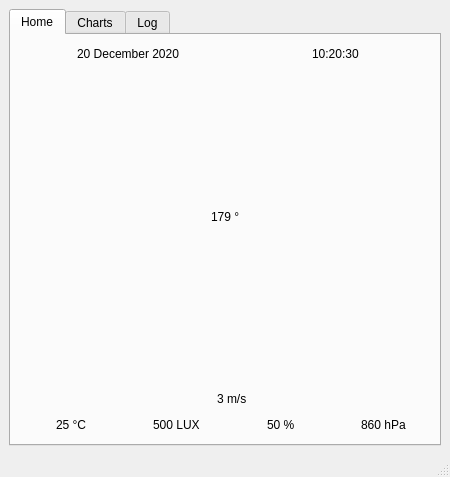
<?xml version="1.0" encoding="UTF-8"?>
<ui version="4.0">
 <class>MainWindow</class>
 <widget class="QMainWindow" name="MainWindow">
  <property name="geometry">
   <rect>
    <x>0</x>
    <y>0</y>
    <width>450</width>
    <height>477</height>
   </rect>
  </property>
  <property name="sizePolicy">
   <sizepolicy hsizetype="Preferred" vsizetype="Preferred">
    <horstretch>0</horstretch>
    <verstretch>0</verstretch>
   </sizepolicy>
  </property>
  <property name="minimumSize">
   <size>
    <width>450</width>
    <height>477</height>
   </size>
  </property>
  <property name="windowTitle">
   <string>Weather Station</string>
  </property>
  <property name="toolTip">
   <string/>
  </property>
  <property name="statusTip">
   <string/>
  </property>
  <property name="accessibleName">
   <string>Weather Station</string>
  </property>
  <widget class="QWidget" name="centralwidget">
   <property name="mouseTracking">
    <bool>false</bool>
   </property>
   <property name="toolTip">
    <string/>
   </property>
   <property name="autoFillBackground">
    <bool>true</bool>
   </property>
   <layout class="QGridLayout" name="gridLayout">
    <item row="0" column="0">
     <widget class="QTabWidget" name="tabWidget">
      <property name="sizePolicy">
       <sizepolicy hsizetype="Preferred" vsizetype="Preferred">
        <horstretch>0</horstretch>
        <verstretch>0</verstretch>
       </sizepolicy>
      </property>
      <property name="tabPosition">
       <enum>QTabWidget::North</enum>
      </property>
      <property name="tabShape">
       <enum>QTabWidget::Rounded</enum>
      </property>
      <property name="currentIndex">
       <number>0</number>
      </property>
      <property name="elideMode">
       <enum>Qt::ElideNone</enum>
      </property>
      <widget class="QWidget" name="mainTab">
       <property name="sizePolicy">
        <sizepolicy hsizetype="Preferred" vsizetype="Preferred">
         <horstretch>0</horstretch>
         <verstretch>0</verstretch>
        </sizepolicy>
       </property>
       <attribute name="title">
        <string>Home</string>
       </attribute>
       <layout class="QVBoxLayout" name="verticalLayout_3">
        <item>
         <layout class="QHBoxLayout" name="horizontalLayout_11">
          <item>
           <layout class="QHBoxLayout" name="horizontalLayout_12">
            <item>
             <spacer name="horizontalSpacer_15">
              <property name="orientation">
               <enum>Qt::Horizontal</enum>
              </property>
              <property name="sizeHint" stdset="0">
               <size>
                <width>40</width>
                <height>20</height>
               </size>
              </property>
             </spacer>
            </item>
            <item>
             <widget class="QLabel" name="dateIcon">
              <property name="maximumSize">
               <size>
                <width>32</width>
                <height>32</height>
               </size>
              </property>
              <property name="text">
               <string/>
              </property>
              <property name="pixmap">
               <pixmap>Assets/Calendar.png</pixmap>
              </property>
              <property name="scaledContents">
               <bool>true</bool>
              </property>
             </widget>
            </item>
            <item>
             <widget class="QLabel" name="dateText">
              <property name="text">
               <string>20 December 2020</string>
              </property>
             </widget>
            </item>
            <item>
             <spacer name="horizontalSpacer_16">
              <property name="orientation">
               <enum>Qt::Horizontal</enum>
              </property>
              <property name="sizeHint" stdset="0">
               <size>
                <width>40</width>
                <height>20</height>
               </size>
              </property>
             </spacer>
            </item>
           </layout>
          </item>
          <item>
           <layout class="QHBoxLayout" name="horizontalLayout_13">
            <item>
             <spacer name="horizontalSpacer_17">
              <property name="orientation">
               <enum>Qt::Horizontal</enum>
              </property>
              <property name="sizeHint" stdset="0">
               <size>
                <width>40</width>
                <height>20</height>
               </size>
              </property>
             </spacer>
            </item>
            <item>
             <widget class="QLabel" name="timeIcon">
              <property name="maximumSize">
               <size>
                <width>32</width>
                <height>32</height>
               </size>
              </property>
              <property name="text">
               <string/>
              </property>
              <property name="pixmap">
               <pixmap>Assets/Clock.png</pixmap>
              </property>
              <property name="scaledContents">
               <bool>true</bool>
              </property>
             </widget>
            </item>
            <item>
             <widget class="QLabel" name="timeText">
              <property name="text">
               <string>10:20:30</string>
              </property>
             </widget>
            </item>
            <item>
             <spacer name="horizontalSpacer_18">
              <property name="orientation">
               <enum>Qt::Horizontal</enum>
              </property>
              <property name="sizeHint" stdset="0">
               <size>
                <width>40</width>
                <height>20</height>
               </size>
              </property>
             </spacer>
            </item>
           </layout>
          </item>
         </layout>
        </item>
        <item>
         <layout class="QVBoxLayout" name="windDetails">
          <item>
           <layout class="QVBoxLayout" name="compassContainer">
            <item>
             <spacer name="verticalSpacer">
              <property name="orientation">
               <enum>Qt::Vertical</enum>
              </property>
              <property name="sizeHint" stdset="0">
               <size>
                <width>20</width>
                <height>40</height>
               </size>
              </property>
             </spacer>
            </item>
            <item>
             <layout class="QHBoxLayout" name="horizontalLayout_10">
              <item>
               <spacer name="horizontalSpacer_14">
                <property name="orientation">
                 <enum>Qt::Horizontal</enum>
                </property>
                <property name="sizeHint" stdset="0">
                 <size>
                  <width>40</width>
                  <height>20</height>
                 </size>
                </property>
               </spacer>
              </item>
              <item>
               <widget class="QLabel" name="windAngleText">
                <property name="text">
                 <string>179 °</string>
                </property>
               </widget>
              </item>
              <item>
               <spacer name="horizontalSpacer_13">
                <property name="orientation">
                 <enum>Qt::Horizontal</enum>
                </property>
                <property name="sizeHint" stdset="0">
                 <size>
                  <width>40</width>
                  <height>20</height>
                 </size>
                </property>
               </spacer>
              </item>
             </layout>
            </item>
            <item>
             <layout class="QHBoxLayout" name="horizontalLayout_9">
              <item>
               <spacer name="horizontalSpacer_12">
                <property name="orientation">
                 <enum>Qt::Horizontal</enum>
                </property>
                <property name="sizeHint" stdset="0">
                 <size>
                  <width>40</width>
                  <height>20</height>
                 </size>
                </property>
               </spacer>
              </item>
              <item>
               <layout class="QVBoxLayout" name="compassLayout"/>
              </item>
              <item>
               <spacer name="horizontalSpacer_11">
                <property name="orientation">
                 <enum>Qt::Horizontal</enum>
                </property>
                <property name="sizeHint" stdset="0">
                 <size>
                  <width>40</width>
                  <height>20</height>
                 </size>
                </property>
               </spacer>
              </item>
             </layout>
            </item>
            <item>
             <spacer name="verticalSpacer_2">
              <property name="orientation">
               <enum>Qt::Vertical</enum>
              </property>
              <property name="sizeHint" stdset="0">
               <size>
                <width>20</width>
                <height>40</height>
               </size>
              </property>
             </spacer>
            </item>
           </layout>
          </item>
          <item>
           <layout class="QHBoxLayout" name="horizontalLayout_8">
            <item>
             <spacer name="horizontalSpacer_10">
              <property name="orientation">
               <enum>Qt::Horizontal</enum>
              </property>
              <property name="sizeHint" stdset="0">
               <size>
                <width>40</width>
                <height>20</height>
               </size>
              </property>
             </spacer>
            </item>
            <item>
             <widget class="QLabel" name="windSpeedIcon">
              <property name="maximumSize">
               <size>
                <width>32</width>
                <height>32</height>
               </size>
              </property>
              <property name="text">
               <string/>
              </property>
              <property name="pixmap">
               <pixmap>Assets/windSpeed.png</pixmap>
              </property>
              <property name="scaledContents">
               <bool>true</bool>
              </property>
             </widget>
            </item>
            <item>
             <widget class="QLabel" name="windSpeedText">
              <property name="text">
               <string>3 m/s</string>
              </property>
             </widget>
            </item>
            <item>
             <spacer name="horizontalSpacer_9">
              <property name="orientation">
               <enum>Qt::Horizontal</enum>
              </property>
              <property name="sizeHint" stdset="0">
               <size>
                <width>40</width>
                <height>20</height>
               </size>
              </property>
             </spacer>
            </item>
           </layout>
          </item>
         </layout>
        </item>
        <item>
         <layout class="QHBoxLayout" name="horizontalLayout">
          <property name="spacing">
           <number>6</number>
          </property>
          <item>
           <layout class="QHBoxLayout" name="horizontalLayout_2">
            <item>
             <spacer name="horizontalSpacer">
              <property name="orientation">
               <enum>Qt::Horizontal</enum>
              </property>
              <property name="sizeHint" stdset="0">
               <size>
                <width>40</width>
                <height>20</height>
               </size>
              </property>
             </spacer>
            </item>
            <item>
             <widget class="QLabel" name="temperatureIcon">
              <property name="sizePolicy">
               <sizepolicy hsizetype="Preferred" vsizetype="Preferred">
                <horstretch>0</horstretch>
                <verstretch>0</verstretch>
               </sizepolicy>
              </property>
              <property name="maximumSize">
               <size>
                <width>32</width>
                <height>32</height>
               </size>
              </property>
              <property name="frameShadow">
               <enum>QFrame::Plain</enum>
              </property>
              <property name="text">
               <string/>
              </property>
              <property name="textFormat">
               <enum>Qt::AutoText</enum>
              </property>
              <property name="pixmap">
               <pixmap>Assets/Temperature.png</pixmap>
              </property>
              <property name="scaledContents">
               <bool>true</bool>
              </property>
              <property name="wordWrap">
               <bool>false</bool>
              </property>
             </widget>
            </item>
            <item>
             <widget class="QLabel" name="temperatureText">
              <property name="sizePolicy">
               <sizepolicy hsizetype="Preferred" vsizetype="Preferred">
                <horstretch>0</horstretch>
                <verstretch>0</verstretch>
               </sizepolicy>
              </property>
              <property name="text">
               <string>25 °C</string>
              </property>
             </widget>
            </item>
            <item>
             <spacer name="horizontalSpacer_2">
              <property name="orientation">
               <enum>Qt::Horizontal</enum>
              </property>
              <property name="sizeHint" stdset="0">
               <size>
                <width>40</width>
                <height>20</height>
               </size>
              </property>
             </spacer>
            </item>
           </layout>
          </item>
          <item>
           <layout class="QHBoxLayout" name="horizontalLayout_3">
            <item>
             <spacer name="horizontalSpacer_3">
              <property name="orientation">
               <enum>Qt::Horizontal</enum>
              </property>
              <property name="sizeHint" stdset="0">
               <size>
                <width>40</width>
                <height>20</height>
               </size>
              </property>
             </spacer>
            </item>
            <item>
             <widget class="QLabel" name="lightIntensityIcon">
              <property name="sizePolicy">
               <sizepolicy hsizetype="Preferred" vsizetype="Preferred">
                <horstretch>0</horstretch>
                <verstretch>0</verstretch>
               </sizepolicy>
              </property>
              <property name="maximumSize">
               <size>
                <width>32</width>
                <height>32</height>
               </size>
              </property>
              <property name="text">
               <string/>
              </property>
              <property name="pixmap">
               <pixmap>Assets/Sun.png</pixmap>
              </property>
              <property name="scaledContents">
               <bool>true</bool>
              </property>
             </widget>
            </item>
            <item>
             <widget class="QLabel" name="lightIntensityText">
              <property name="text">
               <string>500 LUX</string>
              </property>
             </widget>
            </item>
            <item>
             <spacer name="horizontalSpacer_4">
              <property name="orientation">
               <enum>Qt::Horizontal</enum>
              </property>
              <property name="sizeHint" stdset="0">
               <size>
                <width>40</width>
                <height>20</height>
               </size>
              </property>
             </spacer>
            </item>
           </layout>
          </item>
          <item>
           <layout class="QHBoxLayout" name="horizontalLayout_6">
            <item>
             <spacer name="horizontalSpacer_5">
              <property name="orientation">
               <enum>Qt::Horizontal</enum>
              </property>
              <property name="sizeHint" stdset="0">
               <size>
                <width>40</width>
                <height>20</height>
               </size>
              </property>
             </spacer>
            </item>
            <item>
             <widget class="QLabel" name="humidityIcon">
              <property name="maximumSize">
               <size>
                <width>32</width>
                <height>32</height>
               </size>
              </property>
              <property name="text">
               <string/>
              </property>
              <property name="pixmap">
               <pixmap>Assets/Humidity.png</pixmap>
              </property>
              <property name="scaledContents">
               <bool>true</bool>
              </property>
             </widget>
            </item>
            <item>
             <widget class="QLabel" name="humidityText">
              <property name="text">
               <string>50 %</string>
              </property>
             </widget>
            </item>
            <item>
             <spacer name="horizontalSpacer_6">
              <property name="orientation">
               <enum>Qt::Horizontal</enum>
              </property>
              <property name="sizeHint" stdset="0">
               <size>
                <width>40</width>
                <height>20</height>
               </size>
              </property>
             </spacer>
            </item>
           </layout>
          </item>
          <item>
           <layout class="QHBoxLayout" name="horizontalLayout_7">
            <item>
             <spacer name="horizontalSpacer_7">
              <property name="orientation">
               <enum>Qt::Horizontal</enum>
              </property>
              <property name="sizeHint" stdset="0">
               <size>
                <width>40</width>
                <height>20</height>
               </size>
              </property>
             </spacer>
            </item>
            <item>
             <widget class="QLabel" name="pressureIcon">
              <property name="maximumSize">
               <size>
                <width>32</width>
                <height>32</height>
               </size>
              </property>
              <property name="text">
               <string/>
              </property>
              <property name="pixmap">
               <pixmap>Assets/AirPressure.png</pixmap>
              </property>
              <property name="scaledContents">
               <bool>true</bool>
              </property>
             </widget>
            </item>
            <item>
             <widget class="QLabel" name="pressureText">
              <property name="text">
               <string>860 hPa</string>
              </property>
             </widget>
            </item>
            <item>
             <spacer name="horizontalSpacer_8">
              <property name="orientation">
               <enum>Qt::Horizontal</enum>
              </property>
              <property name="sizeHint" stdset="0">
               <size>
                <width>40</width>
                <height>20</height>
               </size>
              </property>
             </spacer>
            </item>
           </layout>
          </item>
         </layout>
        </item>
       </layout>
      </widget>
      <widget class="QWidget" name="chartTab">
       <attribute name="title">
        <string>Charts</string>
       </attribute>
       <layout class="QGridLayout" name="gridLayout_2">
        <item row="0" column="0">
         <widget class="QScrollArea" name="scrollArea">
          <property name="autoFillBackground">
           <bool>true</bool>
          </property>
          <property name="widgetResizable">
           <bool>true</bool>
          </property>
          <widget class="QWidget" name="chartTabScrollArea">
           <property name="geometry">
            <rect>
             <x>0</x>
             <y>0</y>
             <width>408</width>
             <height>364</height>
            </rect>
           </property>
           <layout class="QVBoxLayout" name="verticalLayout_2">
            <item>
             <layout class="QVBoxLayout" name="chartTabContents">
              <property name="spacing">
               <number>6</number>
              </property>
              <item>
               <layout class="QHBoxLayout" name="horizontalLayout_4">
                <item>
                 <spacer name="horizontalSpacer_19">
                  <property name="orientation">
                   <enum>Qt::Horizontal</enum>
                  </property>
                  <property name="sizeHint" stdset="0">
                   <size>
                    <width>40</width>
                    <height>20</height>
                   </size>
                  </property>
                 </spacer>
                </item>
                <item>
                 <widget class="QDateEdit" name="dateEdit">
                  <property name="toolTip">
                   <string>dd/MM/yyyy</string>
                  </property>
                  <property name="displayFormat">
                   <string>dd/MM/yyyy</string>
                  </property>
                  <property name="date">
                   <date>
                    <year>2020</year>
                    <month>7</month>
                    <day>1</day>
                   </date>
                  </property>
                 </widget>
                </item>
                <item>
                 <widget class="QDateEdit" name="dateEdit_2">
                  <property name="toolTip">
                   <string>dd/MM/yyyy</string>
                  </property>
                  <property name="displayFormat">
                   <string>dd/MM/yyyy</string>
                  </property>
                  <property name="date">
                   <date>
                    <year>2020</year>
                    <month>7</month>
                    <day>8</day>
                   </date>
                  </property>
                 </widget>
                </item>
                <item>
                 <spacer name="horizontalSpacer_20">
                  <property name="orientation">
                   <enum>Qt::Horizontal</enum>
                  </property>
                  <property name="sizeHint" stdset="0">
                   <size>
                    <width>40</width>
                    <height>20</height>
                   </size>
                  </property>
                 </spacer>
                </item>
               </layout>
              </item>
             </layout>
            </item>
           </layout>
          </widget>
         </widget>
        </item>
       </layout>
      </widget>
      <widget class="QWidget" name="logsTab">
       <property name="sizePolicy">
        <sizepolicy hsizetype="Preferred" vsizetype="Preferred">
         <horstretch>0</horstretch>
         <verstretch>0</verstretch>
        </sizepolicy>
       </property>
       <attribute name="title">
        <string>Log</string>
       </attribute>
       <layout class="QVBoxLayout" name="verticalLayout">
        <item>
         <widget class="QCheckBox" name="checkBox">
          <property name="text">
           <string>Auto scroll</string>
          </property>
          <property name="checked">
           <bool>true</bool>
          </property>
          <property name="tristate">
           <bool>false</bool>
          </property>
         </widget>
        </item>
        <item>
         <widget class="QTextBrowser" name="textBrowser">
          <property name="sizePolicy">
           <sizepolicy hsizetype="Preferred" vsizetype="Preferred">
            <horstretch>0</horstretch>
            <verstretch>0</verstretch>
           </sizepolicy>
          </property>
          <property name="cursor" stdset="0">
           <cursorShape>IBeamCursor</cursorShape>
          </property>
          <property name="focusPolicy">
           <enum>Qt::NoFocus</enum>
          </property>
          <property name="acceptDrops">
           <bool>false</bool>
          </property>
          <property name="inputMethodHints">
           <set>Qt::ImhNone</set>
          </property>
          <property name="documentTitle">
           <string/>
          </property>
          <property name="readOnly">
           <bool>true</bool>
          </property>
         </widget>
        </item>
       </layout>
      </widget>
     </widget>
    </item>
   </layout>
  </widget>
  <widget class="QMenuBar" name="menubar">
   <property name="geometry">
    <rect>
     <x>0</x>
     <y>0</y>
     <width>450</width>
     <height>22</height>
    </rect>
   </property>
  </widget>
  <widget class="QStatusBar" name="statusbar"/>
 </widget>
 <resources/>
 <connections/>
</ui>
